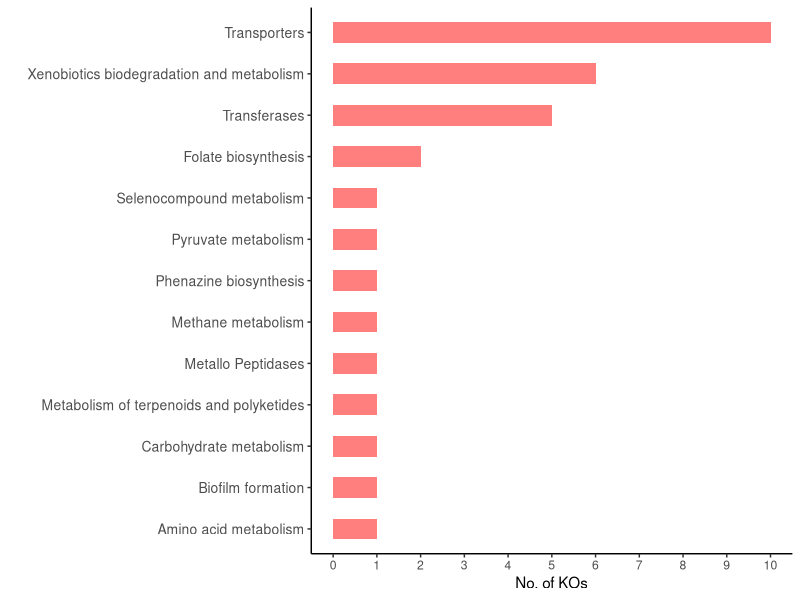

Reproduce this figure in R.
## ---- chunk 1
knitr::opts_chunk$set(echo = TRUE)
library(readr)
library(ggplot2)
## ---- chunk 2
setwd("")
as.data.frame(read_delim("38KOs_functions.txt",delim="\t",col_names=FALSE))->ko.tab
as.data.frame(table(ko.tab[,2]))->fun4plot
fun4plot[order(fun4plot[,2]),]->fun4plot
factor(fun4plot[,1],levels = fun4plot[,1])->fun4plot[,1]
ggplot(fun4plot,aes(Var1,Freq))+geom_bar(width=0.5,stat = "identity",fill="#ff0000",alpha=0.5)+theme(axis.text.y = element_text(size=10),panel.background = element_blank(),axis.line = element_line(colour = "black"))+coord_flip()+ylab("No. of KOs")+xlab("")+scale_y_continuous(breaks = seq(0,10,1))
